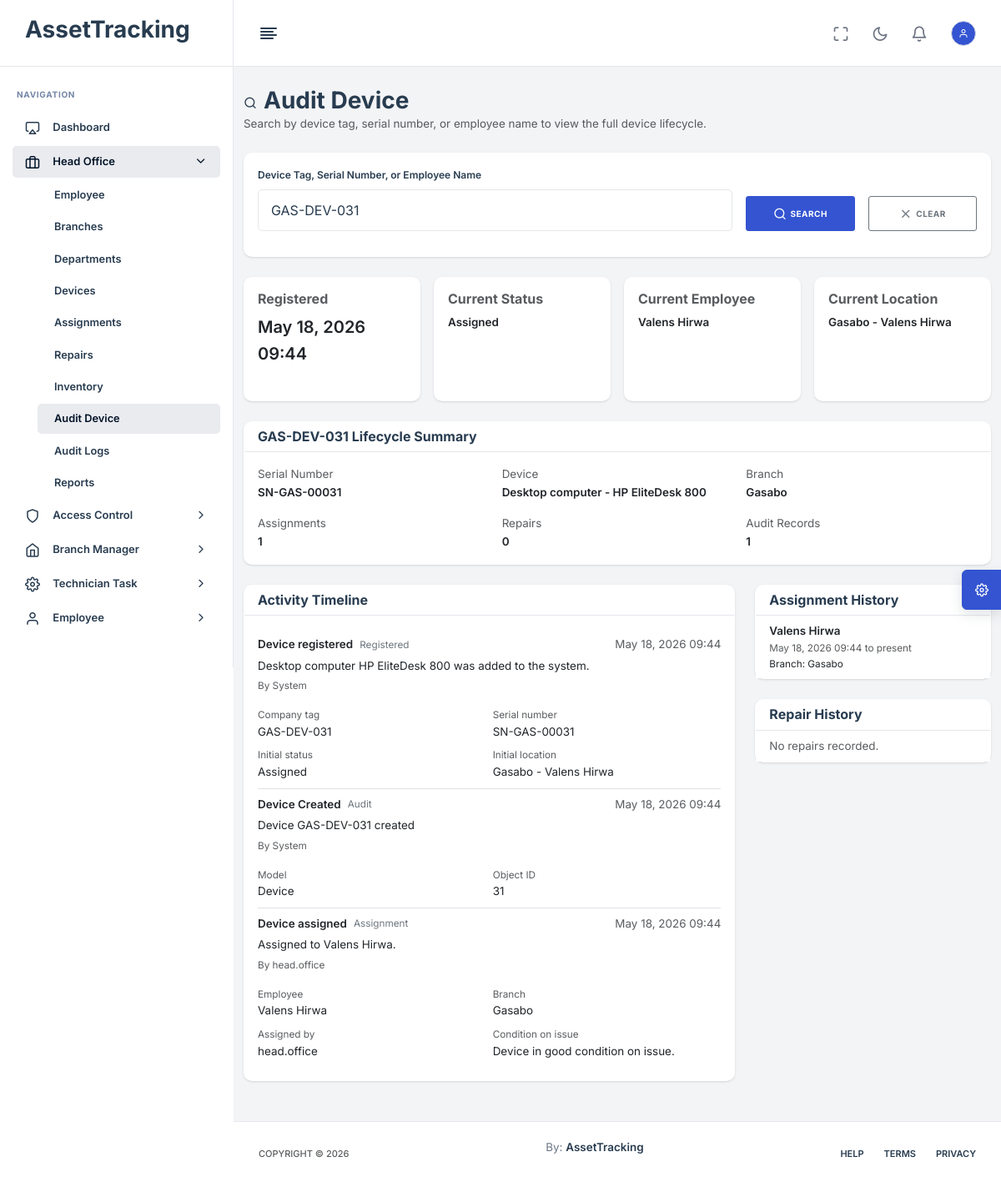
The page /head-office/audit-device/?q=GAS-DEV-031&device=31 (signed in) on the database as committed earlier.
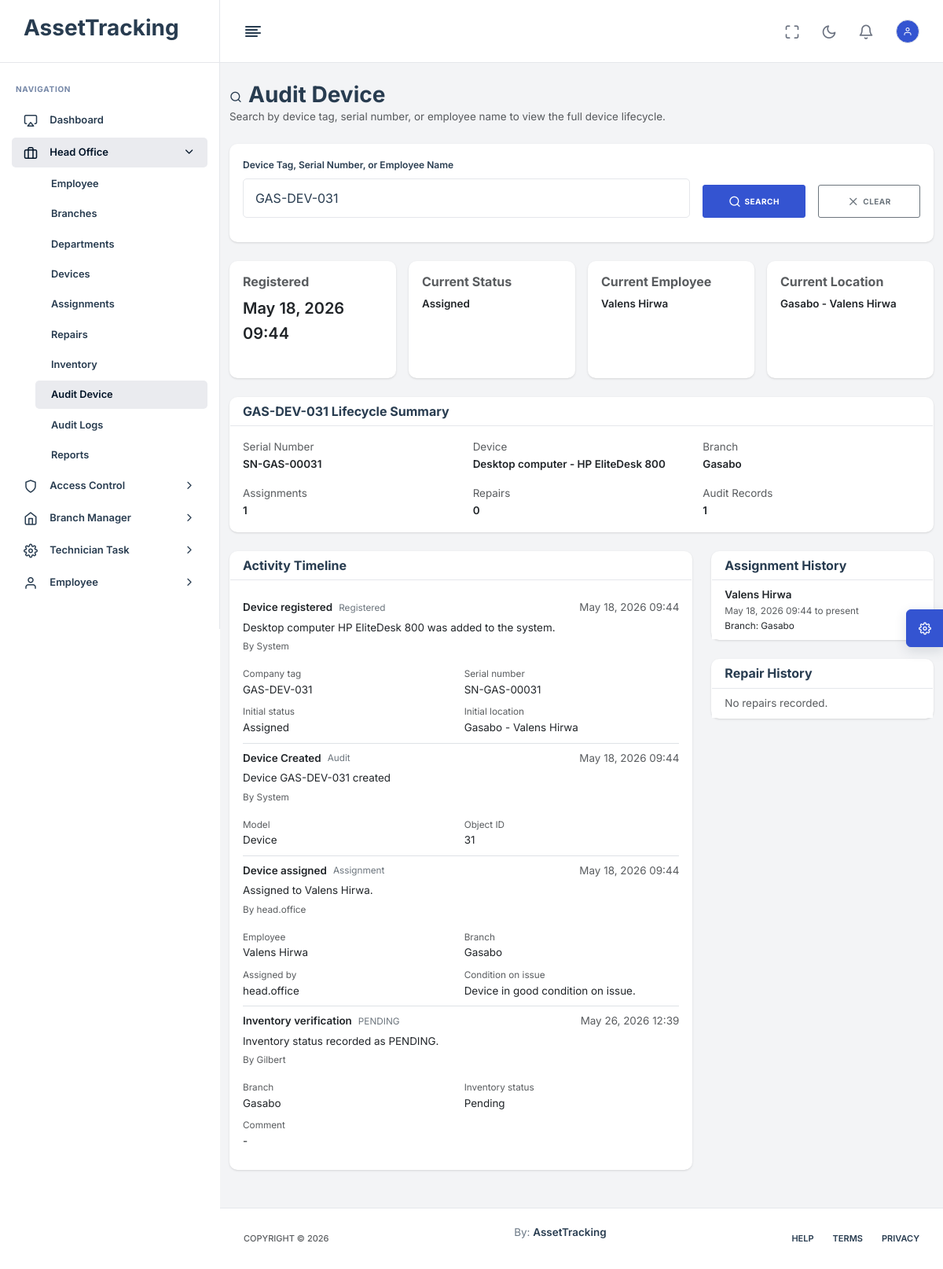
The same page on the database as committed later.
### App/models.py (models this page shows, shortened)
class SoftDeleteModel(models.Model):
    is_deleted = models.BooleanField(default=False)
    deleted_at = models.DateTimeField(null=True, blank=True)
    deleted_by = models.ForeignKey(
        settings.AUTH_USER_MODEL,
        null=True,
        blank=True,
        on_delete=models.SET_NULL,
        related_name="%(class)s_deleted_records",
    )
    deletion_reason = models.TextField(blank=True)
    class Meta:
        abstract = True

class Branch(SoftDeleteModel):
    name = models.CharField(max_length=255)
    location = models.CharField(max_length=255)
    manager = models.ForeignKey(
        'Employee',
        on_delete=models.SET_NULL,
        null=True,
        blank=True,
        related_name='managed_branches'
    )

class InventoryItem(models.Model):
    STATUS_CHOICES = [
        ('PENDING', 'Pending'),
        ('VERIFIED', 'Verified'),
        ('MISSING', 'Missing'),
        ('EXTRA', 'Extra'),
        ('IN_REPAIR', 'In Repair'),
        ('RETURNED_HEAD_OFFICE', 'Returned to Head Office'),
    ]
    session = models.ForeignKey(InventorySession, on_delete=models.CASCADE, related_name='items')
    device = models.ForeignKey(Device, on_delete=models.CASCADE)
    status = models.CharField(max_length=30, choices=STATUS_CHOICES, default='PENDING')
    comment = models.TextField(blank=True)
    class Meta:
        unique_together = ['session', 'device']

class User(AbstractBaseUser, PermissionsMixin):
    ROLE_CHOICES = [
        ('HEAD_OFFICE', 'Head Office'),
        ('BRANCH_MANAGER', 'Branch Manager'),
        ('TECHNICIAN', 'Technician'),
        ('EMPLOYEE', 'Employee'),
    ]
    username = models.CharField(max_length=150, unique=True)
    email = models.EmailField(unique=True)
    role = models.CharField(max_length=30, choices=ROLE_CHOICES, default='EMPLOYEE')
    dynamic_role = models.ForeignKey(
        Role,
        on_delete=models.SET_NULL,
        null=True,
        blank=True,
        related_name="users",
    )
    is_active = models.BooleanField(default=True)
    is_staff = models.BooleanField(default=False)
    must_change_password = models.BooleanField(default=False)
    date_joined = models.DateTimeField(auto_now_add=True)
    objects = UserManager()
    USERNAME_FIELD = 'username'
    REQUIRED_FIELDS = ['email']
    @property
    def effective_role_name(self):
        return self.dynamic_role.name if self.dynamic_role else self.get_role_display()

class InventorySession(models.Model):
    is_deleted = models.BooleanField(default=False)
    deleted_at = models.DateTimeField(null=True, blank=True)
    deleted_by = models.ForeignKey(
        settings.AUTH_USER_MODEL,
        null=True,
        blank=True,
        on_delete=models.SET_NULL,
        related_name="inventorysession_deleted_records",
    )
    deletion_reason = models.TextField(blank=True)
    branch = models.ForeignKey(Branch, on_delete=models.CASCADE)
    start_date = models.DateTimeField()
    end_date = models.DateTimeField(null=True, blank=True)
    created_by = models.ForeignKey(User, null=True, on_delete=models.SET_NULL)
    approved_by_branch = models.BooleanField(default=False)
    approved_by_head_office = models.BooleanField(default=False)

### App/views.py (the view)
# urls.py: path("head-office/audit-device/", head_office_audit_device, name="head_office_audit_device"),
@login_required
@permission_required("view_device_audit")
def head_office_audit_device(request):
    return render(request, "HeadOffice/AuditDevice.html", _device_audit_context(request))

### App/access_control.py (called while the page is built, shortened)
def all_permission_codenames():
    return [codename for permissions in PERMISSION_DEFINITIONS.values() for codename, _ in permissions]

def user_has_permission(user, codename):
    if not user or not user.is_authenticated:
        return False
    if user.is_superuser or user.role == "HEAD_OFFICE":
        return True
    if getattr(user, "dynamic_role_id", None):
        return user.dynamic_role.permissions.filter(codename=codename).exists()
    role_permissions = DEFAULT_ROLE_PERMISSIONS.get(user.role, [])
    return role_permissions == "__all__" or codename in role_permissions

def get_user_permission_codenames(user):
    if not user or not user.is_authenticated:
        return []
    if user.is_superuser or user.role == "HEAD_OFFICE":
        return all_permission_codenames()

### App/context_processors.py (called while the page is built)
def access_control(request):
    user = getattr(request, "user", None)
    if not user or not user.is_authenticated:
        return {}
    return {
        "accessible_menu": build_accessible_menu(user),
        "user_permissions": get_user_permission_codenames(user),
    }

### templates/HeadOffice/AuditDevice.html (shortened to what the changed rows need)
{% extends 'base.html' %}
{% load static %}
{% block content %}
<div class="container-fluid py-4">
    <div class="row mb-4">
        <div class="col-12">
            <h1 class="h3 mb-0"><i class="feather-search me-2"></i>Audit Device</h1>
        </div>
    </div>
    {% if selected_device %}
    <div class="row g-4">
        <div class="col-xl-8">
            <div class="card">
                <div class="card-body">
                    <div class="list-group list-group-flush">
                        {% for event in timeline %}
                        <div class="list-group-item px-0">
                            <div class="d-flex flex-column flex-md-row justify-content-between gap-2">
                                <div>
                                    <div class="d-flex align-items-center gap-2 mb-1">
                                        <strong>{{ event.title }}</strong>
                                        <span class="small text-secondary">{{ event.badge }}</span>
                                    </div>
                                    <div>{{ event.description }}</div>
                                    <div class="small text-muted mt-1">By {{ event.user }}</div>
                                </div>
                                <div class="text-muted text-md-end">{{ event.timestamp|date:"M d, Y H:i" }}</div>
                            </div>
                            <div class="row g-2 mt-2">
                                {% for label, value in event.details %}
                                <div class="col-md-6">
                                    <span class="small text-muted d-block">{{ label }}</span>
                                    <span>{{ value }}</span>
                                </div>
                                {% endfor %}
                            </div>
                        </div>
                        {% empty %}
                        <div class="text-muted">No lifecycle activity has been recorded for this device.</div>
                        {% endfor %}
                    </div>
                </div>
            </div>
        </div>
    </div>
    {% endif %}
</div>
{% endblock %}

Rows that differ between the two databases and show on the page:
added InventoryItem: badge "PENDING"
now on this page (row edited): User: user "Gilbert"
added InventorySession: timestamp "May 26, 2026 12:39"
Other text that changed with them:
new list line: "Inventory verification Inventory status recorded as PENDING. By Branch Inventory status Pending Comment -"
new list line: "Gasabo"
